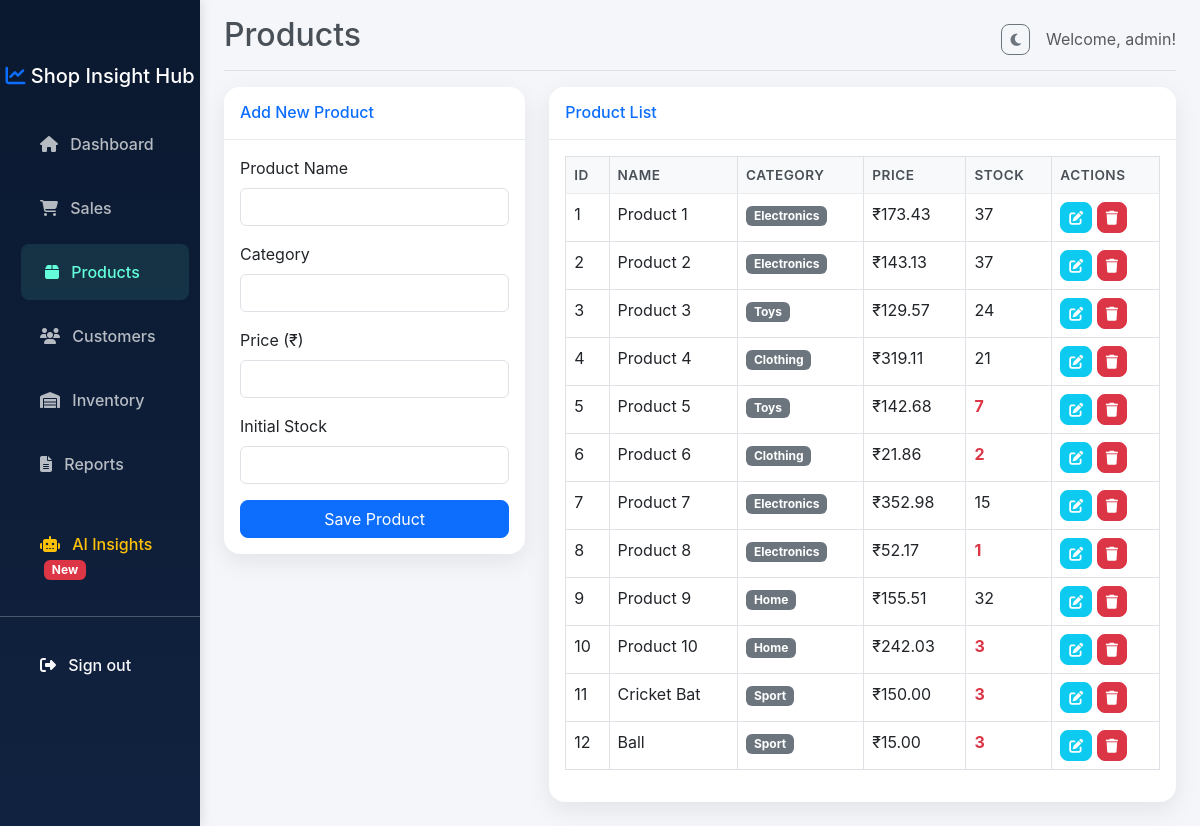
Screenshot of /products (signed in) with the database file from the repository.
### models.py (models this page shows, shortened)
class User(UserMixin, db.Model):
    __tablename__ = 'users'
    id = db.Column(db.Integer, primary_key=True)
    username = db.Column(db.String(64), unique=True, index=True, nullable=False)
    email = db.Column(db.String(120), unique=True, index=True, nullable=False)
    password_hash = db.Column(db.String(256))

class Product(db.Model):
    __tablename__ = 'products'
    id = db.Column(db.Integer, primary_key=True)
    product_name = db.Column(db.String(100), nullable=False)
    category = db.Column(db.String(50))
    price = db.Column(db.Float, nullable=False)
    stock_quantity = db.Column(db.Integer, default=0)
    sales = db.relationship('Sale', backref='product', lazy='dynamic')
    inventory = db.relationship('Inventory', backref='product', uselist=False)

### routes.py (the view, shortened to what this page needs)
@bp.route('/products', methods=['GET', 'POST'])
@login_required
def products():
    products = Product.query.all()
    form = ProductForm()
    return render_template('products.html', title='Products', products=products, form=form)

### forms.py
class ProductForm(FlaskForm):
    product_name = StringField('Product Name', validators=[DataRequired()])
    category = StringField('Category', validators=[DataRequired()])
    price = FloatField('Price', validators=[DataRequired()])
    stock_quantity = IntegerField('Initial Stock', validators=[DataRequired()])
    submit = SubmitField('Save Product')

### models.py (called while the page is built)
@login_manager.user_loader
def load_user(user_id):
    return User.query.get(int(user_id))

### templates/products.html (shortened to what this page needs)
{% extends "base.html" %}
{% block content %}
<div class="row">
    <div class="col-md-4">
        <div class="card shadow mb-4">
            <div class="card-header py-3">
                <h6 class="m-0 font-weight-bold text-primary">{% if edit_id %}Edit Product{% else %}Add New Product{% endif %}</h6>
            </div>
            <div class="card-body">
                <form action="{% if edit_id %}{{ url_for('main.edit_product', id=edit_id) }}{% else %}{{ url_for('main.products') }}{% endif %}" method="post" novalidate>
                    <div class="mb-3">
                        <label class="form-label">Product Name</label>
                        {{ form.product_name(class="form-control") }}
                    </div>
                    <div class="mb-3">
                        <label class="form-label">Category</label>
                        {{ form.category(class="form-control") }}
                    </div>
                    <div class="mb-3">
                        <label class="form-label">Price (₹)</label>
                        {{ form.price(class="form-control") }}
                    </div>
                    <div class="mb-3">
                        <label class="form-label">Initial Stock</label>
                        {{ form.stock_quantity(class="form-control", readonly=edit_id is defined) }}
                    </div>
                    {{ form.submit(class="btn btn-primary w-100") }}
                </form>
            </div>
        </div>
    </div>
    <div class="col-md-8">
        <div class="card shadow mb-4">
            <div class="card-header py-3">
                <h6 class="m-0 font-weight-bold text-primary">Product List</h6>
            </div>
            <div class="card-body">
                <div class="table-responsive">
                    <table class="table table-bordered table-hover" width="100%" cellspacing="0">
                        <thead class="table-light">
                            <tr>
                                <th>ID</th>
                                <th>Name</th>
                                <th>Category</th>
                                <th>Price</th>
                                <th>Stock</th>
                                <th>Actions</th>
                            </tr>
                        </thead>
                        <tbody>
                            {% for p in products %}
                            <tr>
                                <td>{{ p.id }}</td>
                                <td>{{ p.product_name }}</td>
                                <td><span class="badge bg-secondary">{{ p.category }}</span></td>
                                <td>₹{{ "{:,.2f}".format(p.price) }}</td>
                                <td>
                                    {% if p.stock_quantity <= 10 %}
                                        <span class="text-danger fw-bold">{{ p.stock_quantity }}</span>
                                    {% else %}
                                        {{ p.stock_quantity }}
                                    {% endif %}
                                </td>
                                <td>
                                    <a href="{{ url_for('main.edit_product', id=p.id) }}" class="btn btn-sm btn-info text-white"><i class="fas fa-edit"></i></a>
                                    <form action="{{ url_for('main.delete_product', id=p.id) }}" method="post" style="display: inline;" onsubmit="return confirm('Delete this product? All related sales and inventory will be deleted.');">
                                        <button type="submit" class="btn btn-sm btn-danger"><i class="fas fa-trash"></i></button>
                                    </form>
                                </td>
                            </tr>
                            {% endfor %}
                        </tbody>
                    </table>
                </div>
            </div>
        </div>
    </div>
</div>
{% endblock %}

### templates/base.html (shortened to what this page needs)
<!DOCTYPE html>
<html lang="en">
<head>
    <link href="https://cdn.jsdelivr.net/npm/bootstrap@5.3.0/dist/css/bootstrap.min.css" rel="stylesheet">
    <link rel="stylesheet" href="https://cdnjs.cloudflare.com/ajax/libs/font-awesome/6.4.0/css/all.min.css">
    <link rel="stylesheet" href="{{ url_for('static', filename='css/style.css') }}">
</head>
<body>
    {% if current_user.is_authenticated %}
    <div class="container-fluid">
        <div class="row">
            <nav id="sidebar" class="col-md-3 col-lg-2 d-md-block bg-dark sidebar collapse">
                <div class="position-sticky pt-3 sidebar-sticky">
                    <h5 class="text-white text-center mb-4"><i class="fas fa-chart-line text-primary"></i> Shop Insight Hub</h5>
                    <ul class="nav flex-column">
                        <li class="nav-item">
                            <a class="nav-link {% if request.endpoint == 'main.index' %}active{% endif %}" href="{{ url_for('main.index') }}">
                                <i class="fas fa-home me-2"></i> Dashboard
                            </a>
                        </li>
                        <li class="nav-item">
                            <a class="nav-link {% if request.endpoint == 'main.sales' %}active{% endif %}" href="{{ url_for('main.sales') }}">
                                <i class="fas fa-shopping-cart me-2"></i> Sales
                            </a>
                        </li>
                        <li class="nav-item">
                            <a class="nav-link {% if request.endpoint == 'main.products' %}active{% endif %}" href="{{ url_for('main.products') }}">
                                <i class="fas fa-box me-2"></i> Products
                            </a>
                        </li>
                        <li class="nav-item">
                            <a class="nav-link {% if request.endpoint == 'main.customers' %}active{% endif %}" href="{{ url_for('main.customers') }}">
                                <i class="fas fa-users me-2"></i> Customers
                            </a>
                        </li>
                        <li class="nav-item">
                            <a class="nav-link {% if request.endpoint == 'main.inventory' %}active{% endif %}" href="{{ url_for('main.inventory') }}">
                                <i class="fas fa-warehouse me-2"></i> Inventory
                            </a>
                        </li>
                        <li class="nav-item">
                            <a class="nav-link {% if request.endpoint == 'main.reports' %}active{% endif %}" href="{{ url_for('main.reports') }}">
                                <i class="fas fa-file-alt me-2"></i> Reports
                            </a>
                        </li>
                        <li class="nav-item mt-3">
                            <a class="nav-link text-warning {% if request.endpoint == 'main.ai_insights' %}active{% endif %}" href="{{ url_for('main.ai_insights') }}">
                                <i class="fas fa-robot me-2"></i> AI Insights <span class="badge bg-danger ms-1">New</span>
                            </a>
                        </li>
                    </ul>
                    <hr class="text-white">
                    <ul class="nav flex-column mb-2">
                        <li class="nav-item">
                            <a class="nav-link text-light" href="{{ url_for('main.logout') }}">
                                <i class="fas fa-sign-out-alt me-2"></i> Sign out
                            </a>
                        </li>
                    </ul>
                </div>
            </nav>
            <main class="col-md-9 ms-sm-auto col-lg-10 px-md-4">
                <div class="d-flex justify-content-between flex-wrap flex-md-nowrap align-items-center pt-3 pb-2 mb-3 border-bottom">
                    <h1 class="h2">{{ title }}</h1>
                    <div class="btn-toolbar mb-2 mb-md-0 d-flex align-items-center">
                        <button id="theme-toggle" class="btn btn-outline-secondary btn-sm me-3 theme-toggle-btn" aria-label="Toggle Theme">
                            <i class="fas fa-moon" id="theme-icon"></i>
                        </button>
                        <span class="text-muted">Welcome, {{ current_user.username }}!</span>
                    </div>
                </div>
                {% block content %}{% endblock %}
            </main>
        </div>
    </div>
    {% endif %}
</body>
</html>

### static/css/style.css (style rules this page uses)
:root { --bg-color: #f4f6f9; --text-color: #495057; --sidebar-bg-1: #0a192f; --sidebar-bg-2: #112240; --card-header-bg: #ffffff; --border-color: #e9ecef; --table-th-bg: #f8f9fa; --chart-bg: transparent; --warning-light-bg: #fff3cd; }
body { font-family: 'Inter', -apple-system, BlinkMacSystemFont, "Segoe UI", Roboto, "Helvetica Neue", Arial, sans-serif; background-color: var(--bg-color); color: var(--text-color); transition: background-color 0.3s ease, color 0.3s ease; }
.sidebar { position: fixed; top: 0; bottom: 0; left: 0; z-index: 100; padding: 48px 0 0; box-shadow: 2px 0 10px rgba(0, 0, 0, .1); background: linear-gradient(180deg, var(--sidebar-bg-1) 0%, var(--sidebar-bg-2) 100%) !important; transition: background 0.3s ease; }
.sidebar-sticky { position: relative; top: 0; height: calc(100vh - 48px); padding-top: 1.5rem; overflow-x: hidden; overflow-y: auto; }
.sidebar .nav-link { font-weight: 500; color: rgba(255, 255, 255, .7); padding: 1rem 1.5rem; margin: 0.25rem 1rem; border-radius: 0.5rem; transition: all 0.3s ease; }
.sidebar .nav-link:hover, .sidebar .nav-link.active { color: #64ffda; background-color: rgba(100, 255, 218, 0.1); transform: translateX(5px); }
.text-primary { color: #0d6efd !important; }
.card { border-radius: 1rem; border: none; box-shadow: 0 0.5rem 1.5rem rgba(0, 0, 0, 0.08) !important; transition: transform 0.3s cubic-bezier(0.175, 0.885, 0.32, 1.275), box-shadow 0.3s, background-color 0.3s ease, border-color 0.3s ease; }
.card-header { background-color: var(--card-header-bg); border-bottom: 1px solid var(--border-color); border-radius: 1rem 1rem 0 0 !important; transition: background-color 0.3s ease, border-color 0.3s ease; }
.btn-primary { background-color: #0d6efd; border-color: #0d6efd; transition: all 0.3s; border-radius: 0.5rem; }
.btn { border-radius: 0.5rem; transition: all 0.3s ease; }
.table { transition: color 0.3s ease, border-color 0.3s ease; }
.table th { background-color: var(--table-th-bg); color: var(--text-color); font-weight: 600; text-transform: uppercase; font-size: 0.85rem; letter-spacing: 0.5px; border-bottom: 1px solid var(--border-color); transition: background-color 0.3s ease, color 0.3s ease, border-color 0.3s ease; }
.table tbody tr { transition: background-color 0.2s; }
.table td { transition: background-color 0.3s ease, color 0.3s ease, border-color 0.3s ease; }

### rows the page displays
User: username "admin"
Product: id "1", product_name "Product 1", category "Electronics", price "173.43", stock_quantity "37"
Product: id "2", product_name "Product 2", category "Electronics", price "143.13", stock_quantity "37"
Product: id "3", product_name "Product 3", category "Toys", price "129.57", stock_quantity "24"
Product: id "4", product_name "Product 4", category "Clothing", price "319.11", stock_quantity "21"
Product: id "5", product_name "Product 5", category "Toys", price "142.68", stock_quantity "7"
Product: id "6", product_name "Product 6", category "Clothing", price "21.86", stock_quantity "2"
Product: id "7", product_name "Product 7", category "Electronics", price "352.98", stock_quantity "15"
Product: id "8", product_name "Product 8", category "Electronics", price "52.17", stock_quantity "1"
Product: id "9", product_name "Product 9", category "Home", price "155.51", stock_quantity "32"
Product: id "10", product_name "Product 10", category "Home", price "242.03", stock_quantity "3"
Product: id "11", product_name "Cricket Bat", category "Sport", price "150.00", stock_quantity "3"
Product: id "12", product_name "Ball", category "Sport", price "15.00", stock_quantity "3"

### other values shown
{{ title }} "Products"
